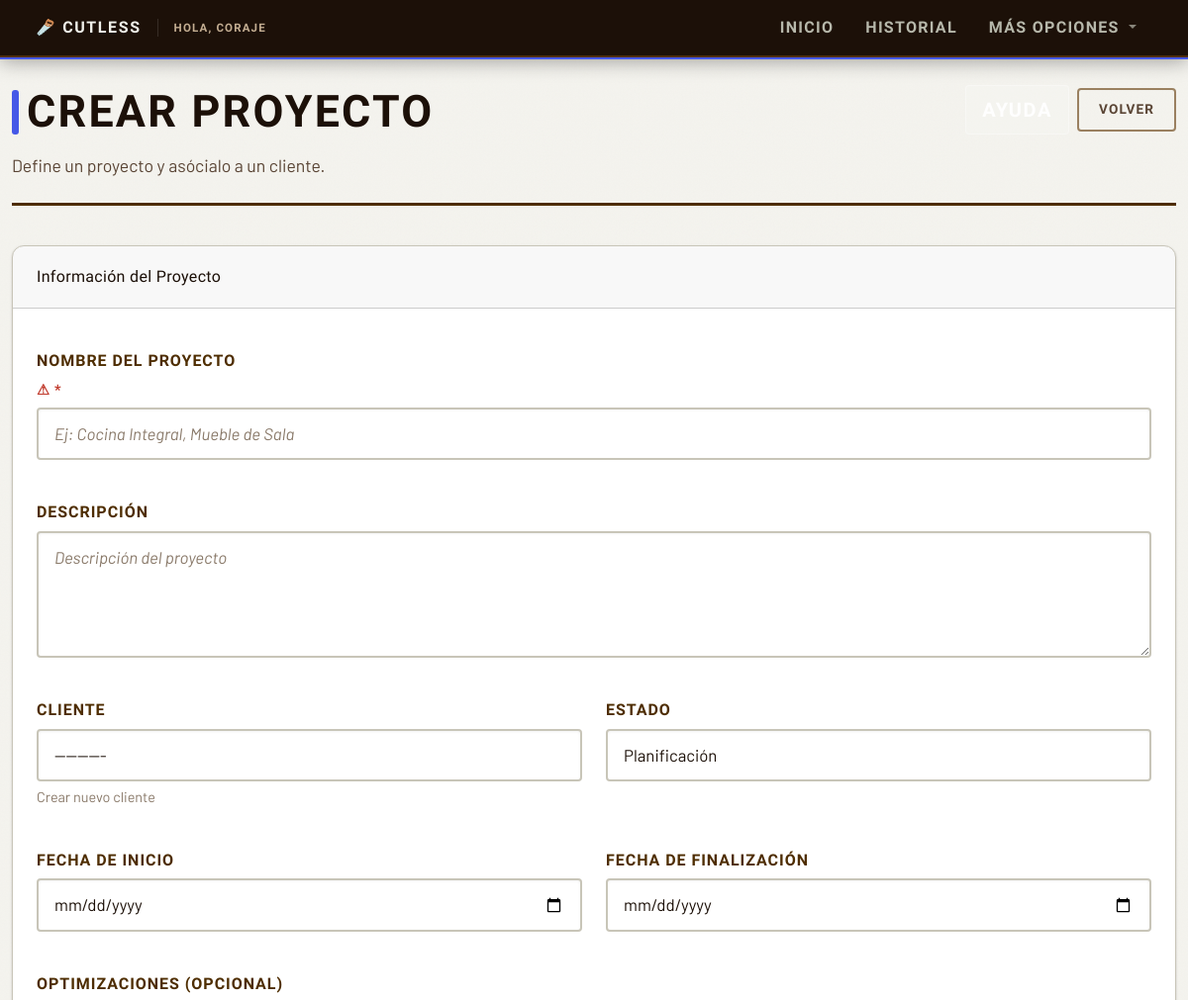
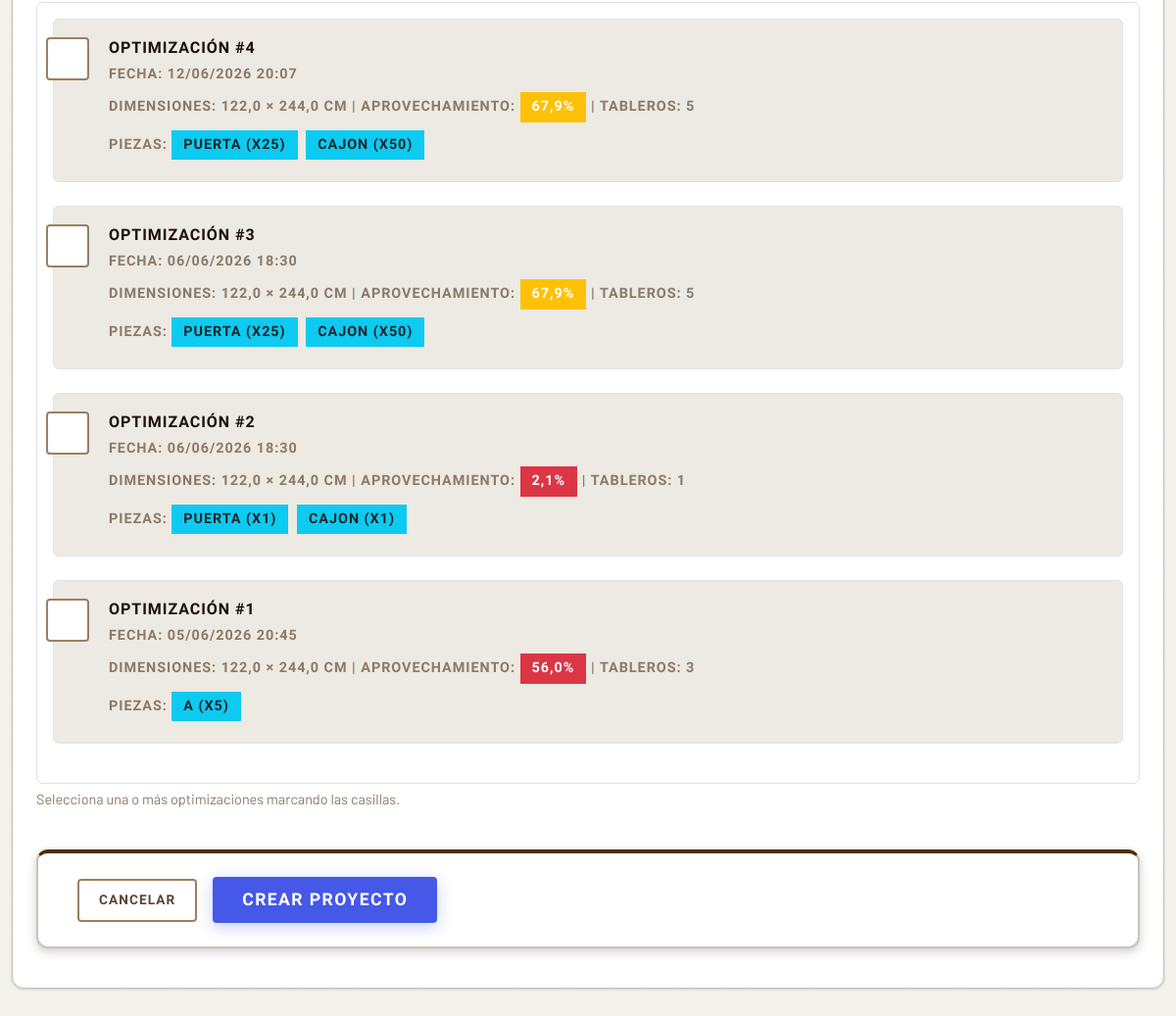
/cutless/proyectos/crear/ (signed in), run on the app's committed database (2 pictures, top to bottom).
### cutless/models.py (models this page shows, shortened)
class Optimizacion(models.Model):
    UNIDADES_CHOICES = [
        ('cm', 'Centímetros (cm)'),
        ('m', 'Metros (m)'),
        ('in', 'Pulgadas (in)'),
        ('ft', 'Pies (ft)'),
    ]
    usuario = models.ForeignKey(User, on_delete=models.CASCADE)
    fecha = models.DateTimeField(auto_now_add=True)
    ancho_tablero = models.FloatField()  # Siempre guardado en cm (permite decimales)
    alto_tablero = models.FloatField()  # Siempre guardado en cm (permite decimales)
    unidad_medida = models.CharField(max_length=2, choices=UNIDADES_CHOICES, default='cm',
                                     help_text="Unidad de medida usada por el usuario")
    piezas = models.TextField(help_text="Listado de piezas en formato ancho,alto,cantidad")
    imagen = models.ImageField(upload_to='optimizaciones/', null=True, blank=True)
    pdf = models.FileField(upload_to='pdfs/', null=True, blank=True)
    aprovechamiento_total = models.FloatField(default=0)
    favorito = models.BooleanField(default=False)
    permitir_rotacion = models.BooleanField(default=True, help_text="Permitir rotación automática de piezas 90°")
    margen_corte = models.FloatField(default=0.3, help_text="Margen de corte (kerf) en cm (guardado internamente). El valor se ingresa en mm.")
    material = models.ForeignKey(
        Material,
        on_delete=models.SET_NULL,
        null=True,
        blank=True,
        help_text="Material/tablero utilizado (opcional)"
    )
    precio_tablero = models.DecimalField(
        max_digits=10,
        decimal_places=2,
        null=True,
        blank=True,
        help_text="Precio por tablero usado en esta optimización"
    )
    mano_obra = models.DecimalField(
        max_digits=10,
        decimal_places=2,
        default=Decimal('0.00'),
        help_text="Costo de mano de obra (opcional)"
    )
    num_tableros = models.IntegerField(
        default=0,
        help_text="Número de tableros utilizados (calculado automáticamente)"
    )
    area_usada_total = models.FloatField(
        null=True,
        blank=True,
        help_text="Área total utilizada en cm² (snapshot al generar resultado)"
    )
    desperdicio_total = models.FloatField(
        null=True,
        blank=True,
        help_text="Desperdicio total en cm² (snapshot al generar resultado)"
    )
    resultado_generado = models.BooleanField(
        default=False,
        help_text="Indica si las imágenes y estadísticas del resultado están persistidas"
    )
    resultado_generado_en = models.DateTimeField(
        null=True,
        blank=True,
        help_text="Fecha en que se persistió el resultado completo"
    )
    resultado_extra = models.JSONField(
        default=dict,
        blank=True,
        help_text="Metadatos extra del resultado (piezas no colocadas, totales, etc.)"
    )
    cliente = models.ForeignKey(
        'Cliente',
        on_delete=models.SET_NULL,
        null=True,
        blank=True,
        help_text="Cliente asociado a esta optimización (opcional)"
    )
    proyecto = models.ForeignKey(
        'Proyecto',
        on_delete=models.SET_NULL,
        null=True,
        blank=True,
        help_text="Proyecto al que pertenece esta optimización (opcional)"
    )

### cutless/views/projects.py (the view)
# urls.py: path('proyectos/crear/', auth_perm('puede_crear_proyectos', views.crear_proyecto), name='crear_proyecto'),
def crear_proyecto(request):
    if request.method == "POST":
        form = ProyectoForm(request.POST, user=request.user)
        if form.is_valid():
            proyecto = form.save(commit=False)
            proyecto.usuario = request.user
            proyecto.save()
            optimizaciones_seleccionadas = form.cleaned_data.get('optimizaciones', [])
            if optimizaciones_seleccionadas:
                optimizaciones_ids = [opt.pk for opt in optimizaciones_seleccionadas]
                optimizaciones_validas = Optimizacion.objects.filter(
                    pk__in=optimizaciones_ids,
                    usuario=request.user
                )
                optimizaciones_validas.update(proyecto=proyecto)
                num_optimizaciones = optimizaciones_validas.count()
                mensaje_proyecto = f'Se ha creado el proyecto "{proyecto.nombre}" exitosamente con {num_optimizaciones} optimización(es) asociada(s).'
            else:
                mensaje_proyecto = f'Se ha creado el proyecto "{proyecto.nombre}" exitosamente.'
            enviar_notificacion(
                request,
                'proyecto_creado',
                'Proyecto Creado',
                mensaje_proyecto,
                {'proyecto_id': proyecto.id, 'nombre': proyecto.nombre}
            )
            return redirect('cutless:detalle_proyecto', pk=proyecto.pk)
    else:
        form = ProyectoForm(user=request.user)
    optimizaciones_info = []
    optimizaciones_seleccionadas_ids = []
    if form.fields['optimizaciones'].queryset:
        todas_optimizaciones = Optimizacion.objects.filter(usuario=request.user).order_by('-fecha')
        total_optimizaciones = todas_optimizaciones.count()
        for opt in form.fields['optimizaciones'].queryset:
            numero_lista = opt.pk
            for idx, optimizacion_lista in enumerate(todas_optimizaciones, start=1):
                if optimizacion_lista.id == opt.id:
                    numero_lista = total_optimizaciones - idx + 1
                    break
            nombres_piezas = []
            if opt.piezas:
                for linea in opt.piezas.splitlines():
                    if linea.strip():
                        partes = linea.split(',')
                        if len(partes) == 4:  # Formato con nombre: nombre,ancho,alto,cantidad
                            nombre = partes[0].strip()
                            cantidad = int(partes[3].strip())
                            nombres_piezas.append(f"{nombre} (x{cantidad})")
                        elif len(partes) == 3:  # Formato sin nombre: ancho,alto,cantidad
                            cantidad = int(partes[2].strip())
                            nombres_piezas.append(f"Pieza (x{cantidad})")
            optimizaciones_info.append({
                'optimizacion': opt,
                'numero_lista': numero_lista,
                'seleccionada': opt.pk in optimizaciones_seleccionadas_ids,
                'nombres_piezas': nombres_piezas[:5],  # Máximo 5 piezas para no hacer muy largo
                'total_piezas': len(nombres_piezas),
            })
    return render(request, 'cutless/crear_proyecto.html', {
        'form': form,
        'optimizaciones_info': optimizaciones_info,
    })

### cutless/templates/cutless/crear_proyecto.html (shortened to what this page needs)
{% extends 'cutless/base.html' %}
{% load static %}
{% block extra_css %}
<link rel="stylesheet" href="{% static 'cutless/css/index.css' %}">
{% endblock %}
{% block content %}
  <header class="page-header fade-in">
    <div class="page-header__text">
      <h1 class="page-title">Crear proyecto</h1>
      <p class="page-lead">Define un proyecto y asócialo a un cliente.</p>
    </div>
    <div class="page-header__actions">
      <button type="button" class="btn btn-outline-info btn-ayuda-seccion"
              onclick="iniciarTutorialSeccion('crear_proyecto')"
              title="Ayuda">
      </button>
      <a href="{% url 'cutless:lista_proyectos' %}" class="btn btn-outline-secondary">
        Volver
      </a>
    </div>
  </header>
<div class="card fade-in">
    <div class="card-header card-header-section">
      <h4 class="mb-0">Información del Proyecto</h4>
    </div>
    <div class="card-body">
      <form method="post">
        <div class="row mb-3">
          <div class="col-md-12">
            <label for="{{ form.nombre.id_for_label }}" class="form-label">
              {{ form.nombre.label }} <span class="text-danger">*</span>
            </label>
            {{ form.nombre }}
          </div>
        </div>
        <div class="row mb-3">
          <div class="col-md-12">
            <label for="{{ form.descripcion.id_for_label }}" class="form-label">
              {{ form.descripcion.label }}
            </label>
            {{ form.descripcion }}
          </div>
        </div>
        <div class="row mb-3">
          <div class="col-md-6">
            <label for="{{ form.cliente.id_for_label }}" class="form-label">
              {{ form.cliente.label }}
            </label>
            {{ form.cliente }}
            <small class="form-text text-muted">
              <a href="{% url 'cutless:crear_cliente' %}" target="_blank">Crear nuevo cliente</a>
            </small>
          </div>
          <div class="col-md-6">
            <label for="{{ form.estado.id_for_label }}" class="form-label">
              {{ form.estado.label }}
            </label>
            {{ form.estado }}
          </div>
        </div>
        <div class="row mb-3">
          <div class="col-md-6">
            <label for="{{ form.fecha_inicio.id_for_label }}" class="form-label">
              {{ form.fecha_inicio.label }}
            </label>
            {{ form.fecha_inicio }}
          </div>
          <div class="col-md-6">
            <label for="{{ form.fecha_fin.id_for_label }}" class="form-label">
              {{ form.fecha_fin.label }}
            </label>
            {{ form.fecha_fin }}
          </div>
        </div>
        <div class="row mb-3">
          <div class="col-md-12">
            <label for="{{ form.optimizaciones.id_for_label }}" class="form-label">
              {{ form.optimizaciones.label }}
            </label>
            <div class="border rounded p-3 optimizaciones-container">
              {% if optimizaciones_info %}
                {% for item in optimizaciones_info %}
                  <div class="form-check mb-3 p-3 border rounded optimizacion-card">
                    <input class="form-check-input" type="checkbox" name="optimizaciones" value="{{ item.optimizacion.pk }}" id="opt_{{ item.optimizacion.pk }}"
                           {% if item.seleccionada %}checked{% endif %}>
                    <label class="form-check-label ms-2 w-100 label-clickable" for="opt_{{ item.optimizacion.pk }}">
                      <div class="d-flex justify-content-between align-items-start">
                        <div>
                          <strong>Optimización #{{ item.numero_lista }}</strong>
                          <br><small class="text-muted">
                            Fecha: {{ item.optimizacion.fecha|date:"d/m/Y H:i" }}
                          </small>
                        </div>
                      </div>
                      <div class="mt-2">
                        <small class="text-muted">
                          <strong>Dimensiones:</strong> {{ item.optimizacion.ancho_tablero }} × {{ item.optimizacion.alto_tablero }} cm |
                          <strong>Aprovechamiento:</strong> <span class="badge bg-{% if item.optimizacion.aprovechamiento_total >= 80 %}success{% elif item.optimizacion.aprovechamiento_total >= 60 %}warning{% else %}danger{% endif %}">{{ item.optimizacion.aprovechamiento_total|floatformat:1 }}%</span> |
                          <strong>Tableros:</strong> {{ item.optimizacion.num_tableros|default:"0" }}
                        </small>
                      </div>
                      {% if item.nombres_piezas %}
                      <div class="mt-2">
                        <small class="text-muted">
                          <strong>Piezas:</strong>
                          {% for nombre_pieza in item.nombres_piezas %}
                            <span class="badge bg-info text-dark me-1">{{ nombre_pieza }}</span>
                          {% endfor %}
                        </small>
                      </div>
                      {% endif %}
                    </label>
                  </div>
                {% endfor %}
              {% else %}
                <div class="alert alert-info mb-0">
                  <small>No hay optimizaciones disponibles sin proyecto asignado. Puedes crear optimizaciones y luego agregarlas al proyecto desde el detalle del proyecto.</small>
                </div>
              {% endif %}
            </div>
            <small class="form-text text-muted">
              Selecciona una o más optimizaciones marcando las casillas.
            </small>
          </div>
        </div>
        <div class="form-action-bar">
          <a href="{% url 'cutless:lista_proyectos' %}" class="btn btn-outline-secondary">Cancelar</a>
          <button type="submit" class="btn btn-primary btn-lg">Crear proyecto</button>
        </div>
      </form>
    </div>
  </div>
{% endblock %}

### cutless/templates/cutless/base.html (shortened to what this page needs)
{% load static %}
<!DOCTYPE html>
<html lang="es" data-theme="light">
<head>
    <link href="https://cdn.jsdelivr.net/npm/bootstrap@5.3.0/dist/css/bootstrap.min.css" rel="stylesheet">
    <link rel="stylesheet" href="https://cdn.jsdelivr.net/npm/intro.js@7.2.0/minified/introjs.min.css">
    <link rel="stylesheet" href="{% static 'cutless/css/main.css' %}">
    <link rel="stylesheet" href="{% static 'cutless/css/palette.css' %}">
    <link rel="stylesheet" href="{% static 'cutless/css/ui.css' %}">
    <link rel="stylesheet" href="{% static 'cutless/css/accessibility.css' %}">
    {% block extra_css %}{% endblock %}
</head>
<body {% if user.is_authenticated and user.perfil %}data-session-timeout="{{ user.perfil.get_timeout_segundos_str }}" data-perfil-theme="{% if user.perfil.tema_preferido != 'auto' %}{{ user.perfil.tema_preferido }}{% else %}auto{% endif %}" data-font-size="{{ user.perfil.tamanio_fuente }}" data-perfil-unidad="{{ user.perfil.unidad_medida_predeterminada }}" data-perfil-rotacion="{{ user.perfil.rotacion_automatica_predeterminada|yesno:'1,0' }}"{% endif %}>
    <nav class="navbar navbar-expand-lg navbar-custom">
        <div class="container-fluid">
            <div class="d-flex align-items-center">
                <a class="navbar-brand me-3" href="{% url 'cutless:index' %}">
                    🪚 CutLess
                </a>
                {% if user.is_authenticated %}
                    <span class="navbar-greeting">Hola, {{ user.username }}</span>
                {% endif %}
            </div>
            <div class="collapse navbar-collapse" id="navbarNav">
                <div class="navbar-nav ms-auto d-flex align-items-center">
                    {% if user.is_authenticated %}
                        {% if user.is_superuser or user.perfil and user.perfil.rol == 'admin' %}
                            <a class="nav-link" href="{% url 'cutless:index' %}" title="Ir a la página principal del optimizador"> Inicio</a>
                            <a class="nav-link" href="{% url 'usuarios:admin_dashboard' %}" title="Ir al panel de administración de usuarios">🛡️ Admin Dashboard</a>
                        {% else %}
                            <a class="nav-link{% if request.resolver_match.url_name == 'index' %} active{% endif %}" href="{% url 'cutless:index' %}" title="Ir a la página principal del optimizador">Inicio</a>
                            <a class="nav-link{% if request.resolver_match.url_name == 'historial' %} active{% endif %}" href="{% url 'cutless:historial' %}" title="Ver historial de optimizaciones">Historial</a>
                        {% endif %}
                        <div class="dropdown">
                            <a class="nav-link dropdown-toggle" href="#" id="navbarDropdown" role="button" data-bs-toggle="dropdown" aria-expanded="false">
                                 Más Opciones
                            </a>
                        </div>
                    {% else %}
                        {% block show_auth_buttons %}
                        <a href="{% url 'usuarios:login' %}" class="btn btn-outline-primary btn-sm me-2">Iniciar sesión</a>
                        <a href="{% url 'usuarios:registro' %}" class="btn btn-outline-success btn-sm">Registrarse</a>
                        {% endblock %}
                    {% endif %}
                </div>
            </div>
        </div>
    </nav>
    <div class="container app-main">
        {% block content %}
        {% endblock %}
    </div>
</body>
</html>

### data on the page
Optimizacion: numero_lista "4", optimizacion.fecha "12/06/2026 20:07", optimizacion.ancho_tablero "122,0", optimizacion.alto_tablero "244,0", optimizacion.aprovechamiento_total "67,9", optimizacion.num_tableros "5", nombres_piezas "PUERTA (X25)" "CAJON (X50)"
Optimizacion: numero_lista "3", optimizacion.fecha "06/06/2026 18:30", optimizacion.ancho_tablero "122,0", optimizacion.alto_tablero "244,0", optimizacion.aprovechamiento_total "67,9", optimizacion.num_tableros "5", nombres_piezas "PUERTA (X25)" "CAJON (X50)"
Optimizacion: numero_lista "2", optimizacion.fecha "06/06/2026 18:30", optimizacion.ancho_tablero "122,0", optimizacion.alto_tablero "244,0", optimizacion.aprovechamiento_total "2,1", optimizacion.num_tableros "1", nombres_piezas "PUERTA (X1)" "CAJON (X1)"
Optimizacion: numero_lista "1", optimizacion.fecha "05/06/2026 20:45", optimizacion.ancho_tablero "122,0", optimizacion.alto_tablero "244,0", optimizacion.aprovechamiento_total "56,0", optimizacion.num_tableros "3", nombres_piezas "A (X5)"

### other printed values
{{ user.username }} "CORAJE"
